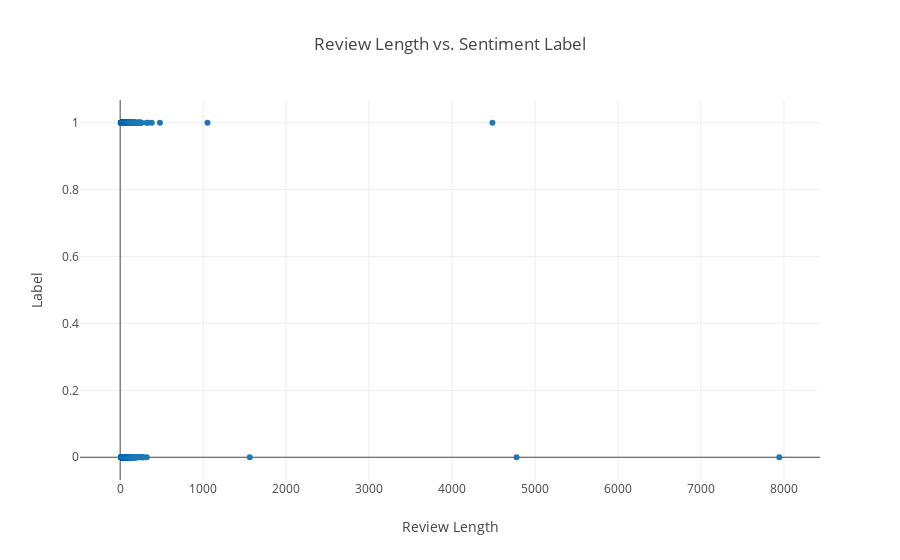

Here is the notebook cell this chart was saved with:
### Code cell
data = df.sort_values(by='senLen')
plot = go.Scatter(x = data['senLen'], y = data['Sentiment'], mode='markers')
lyt = go.Layout(title="Review Length vs. Sentiment Label", xaxis=dict(title='Review Length'),yaxis=dict(title='Label'))
fig = go.Figure(data=[plot], layout=lyt)
py.iplot(fig)

### Figure 1 — Plotly figure (JSON) as saved in the notebook; plotly's stock layout.template omitted (floating-point values rounded to 4 significant figures; data arrays with more than 128 entries replaced by an {"elided": "..."} marker saying what was removed)
{"data": [{"mode": "markers", "type": "scatter", "x": {"elided": "2748 int values"}, "y": {"elided": "2748 int values"}}], "layout": {"title": "Review Length vs. Sentiment Label", "xaxis": {"title": "Review Length"}, "yaxis": {"title": "Label"}}}
